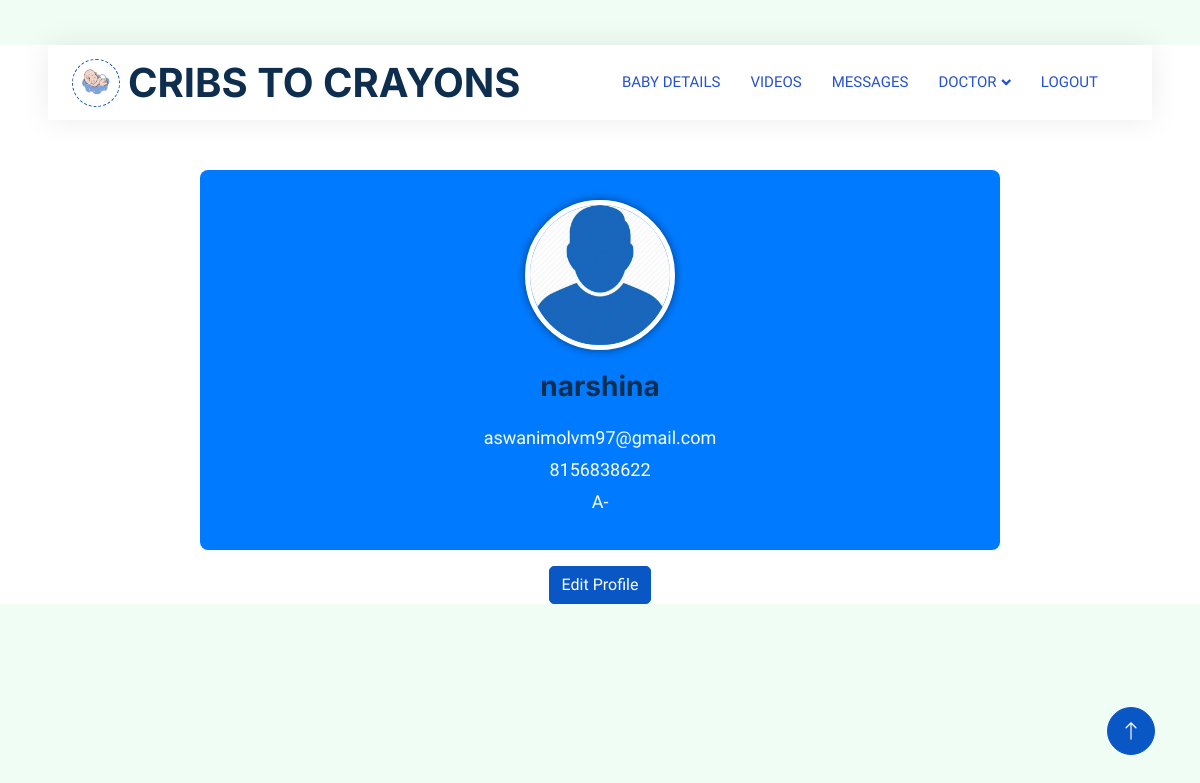
Screenshot of /parentprofile (signed in) with the database file from the repository.
### app1/models.py (models this page shows, shortened)
class Parent(models.Model):
    login_id=models.ForeignKey(LoginUser,on_delete=models.CASCADE)
    hospital_id=models.ForeignKey(Hospital,on_delete=models.CASCADE)
    parent_name=models.CharField(max_length=20)
    street=models.CharField(max_length=50)
    district=models.CharField(max_length=50)
    pincode=models.IntegerField()
    Email=models.EmailField()
    phone=models.IntegerField()
    blood_group=models.CharField(max_length=10)
    baby_status=models.CharField(max_length=50,null=True, blank=True,)

### app1/views.py (the view)
# urls.py: path('parentprofile',views.parent_profile,name="parentprofile"),
@login_required(login_url='login/')
def parent_profile(request):
    log_id=LoginUser.objects.get(id=request.user.id)
    parent=Parent.objects.get(login_id=log_id)
    context={
        'parent':parent
    }
    return render(request,'Parent/parentprofile.html',context)

### template/Parent/parentprofile.html (shortened to what this page needs)
<!DOCTYPE html>
<html lang="en">
{% load static %}
<head>
    <link href="https://cdnjs.cloudflare.com/ajax/libs/font-awesome/5.10.0/css/all.min.css" rel="stylesheet">
    <link href="https://cdn.jsdelivr.net/npm/bootstrap-icons@1.4.1/font/bootstrap-icons.css" rel="stylesheet">
    <link href="{% static 'js/animate.min.css' %}" rel="stylesheet">
    <link href="{% static 'js/owl.carousel.min.css' %}" rel="stylesheet">
    <link href="{% static 'css/bootstrap.min.css' %}" rel="stylesheet">
    <link href="{% static 'css/style.css' %}" rel="stylesheet">
</head>
<body>
    <div class="container-xxl bg-white p-0">
        <div class="container-fluid nav-bar bg-transparent">
            <nav class="navbar navbar-expand-lg bg-white navbar-light py-0 px-4">
                <a href="" class="navbar-brand d-flex align-items-center text-center">
                    <div class="icon p-2 me-2">
                        <img class="img-fluid" src="{% static 'img/logo.gif' %}" alt="Icon" style="width: 30px; height: 30px;">
                    </div>
                    <h1 class="m-0 " >CRIBS TO CRAYONS</h1>
                </a>
                <div class="collapse navbar-collapse" id="navbarCollapse">
                    <div class="navbar-nav ms-auto">
                        <a href="{% url 'babydetails' %}" class="nav-item nav-link">BABY DETAILS</a>
                        <a href="{% url 'pviewvideos' %}" class="nav-item nav-link">VIDEOS</a>
                        <a href="{% url 'chatnutritionist' %}" class="nav-item nav-link">MESSAGES</a>
                        <div class="nav-item dropdown">
                            <a href="#" class="nav-link dropdown-toggle" data-bs-toggle="dropdown">DOCTOR</a>
                        </div>
                    <a href="{% url 'login'%}" class="nav-item nav-link" >LOGOUT</a>
                  </div>
                </div>
            </nav>
        </div>
<div class="profile-container">
  <div class="profile-header text-center">
    <img src="{% static 'img/person.jpeg'%}" alt="Profile Picture" class="profile-picture">
    <h1 class="profile-name">{{ parent.parent_name }}</h1>
    <div class="profile-details">
      <p>{{ parent.Email }}</p>
      <p>{{ parent.phone }}</p>
      <p>{{ parent.blood_group}}</p>
    </div>
  </div>
  <div class="text-center mt-3">
    <a href="{% url 'editparentprofile'%}" class="btn btn-primary">Edit Profile</a>
  </div>
</div>
<a href="#" class="btn btn-lg btn-primary btn-lg-square back-to-top"><i class="bi bi-arrow-up"></i></a>
</div>
</body>
</html>

### static/css/style.css (style rules this page uses)
:root { --primary: #0957c5; --secondary: #2264ff; --light: #EFFDF5; --dark: #2551d3; }
.back-to-top { position: fixed; display: none; right: 45px; bottom: 45px; z-index: 99; }
.btn { transition: .5s; }
.btn.btn-primary, .btn.btn-secondary { color: #FFFFFF; }
.btn-lg-square { width: 48px; height: 48px; }
.btn-square, .btn-sm-square, .btn-lg-square { padding: 0; display: flex; align-items: center; justify-content: center; font-weight: normal; border-radius: 50px; }
.nav-bar { position: relative; margin-top: 45px; padding: 0 3rem; transition: .5s; z-index: 9999; }
.navbar { box-shadow: 0 0 30px rgba(0, 0, 0, .08); }
.navbar .dropdown-toggle::after { border: none; content: "\f107"; font-family: "Font Awesome 5 Free"; font-weight: 900; vertical-align: middle; margin-left: 5px; transition: .5s; }
.navbar-light .navbar-nav .nav-link { margin-right: 30px; padding: 25px 0; color: #5288e0; font-size: 15px; text-transform: uppercase; outline: none; }
.navbar-light .navbar-brand { height: 75px; }
.navbar-light .navbar-nav .nav-link { color: var(--dark); font-weight: 500; }
.icon { padding: 15px; display: inline-flex; align-items: center; justify-content: center; background: #FFFFFF !important; border-radius: 50px; border: 1px dashed var(--primary) !important; }

### template/Parent/parentprofile.html (style rules this page uses)
.profile-container { max-width: 800px; margin: 50px auto; }
.profile-header { background-color: #007bff; color: #fff; padding: 30px 20px; border-radius: 8px; }
.profile-picture { width: 150px; height: 150px; border-radius: 50%; border: 5px solid #fff; box-shadow: 0px 0px 10px rgba(0, 0, 0, 0.5); }
.profile-name { font-size: 28px; margin-top: 20px; }
.profile-details { margin-top: 20px; }
.profile-details p { font-size: 18px; margin-bottom: 5px; }

### rows the page displays
Parent: parent_name "narshina", Email "aswanimolvm97@gmail.com", phone "8156838622", blood_group "A-"
